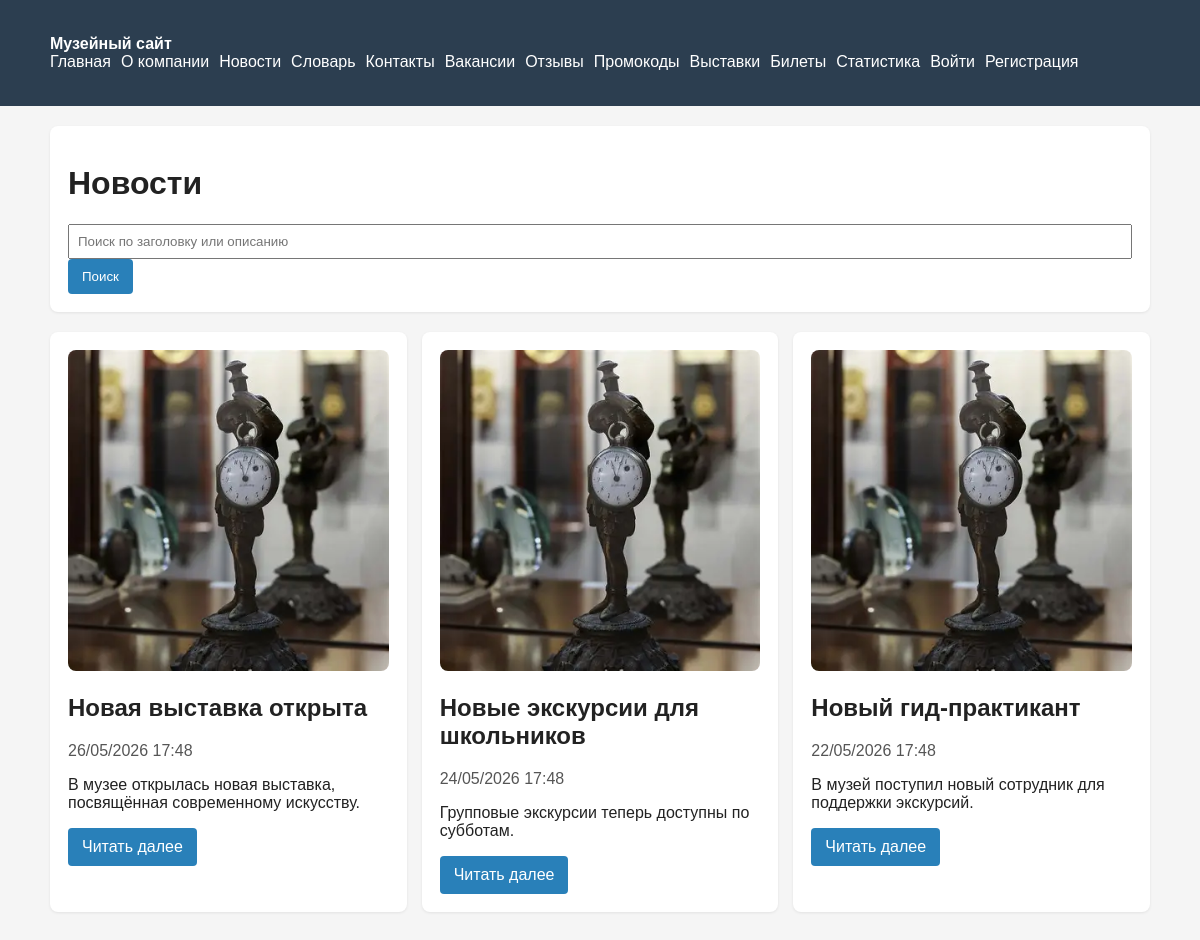
Page /news/ on the committed database.
### museum/models.py (models this page shows, shortened)
class NewsArticle(models.Model):
    title = models.CharField(max_length=200)
    slug = models.SlugField(unique=True)
    summary = models.TextField(blank=True)
    body = models.TextField(blank=True)
    image = models.FileField(upload_to="", blank=True, default="3.webp")
    published_at = models.DateTimeField()
    created_at = models.DateTimeField(auto_now_add=True)
    updated_at = models.DateTimeField(auto_now=True)

### museum/views.py (the view)
# urls.py: path("news/", news_list_view, name="news-list"),
def news_list_view(request):
    search = request.GET.get("search", "")
    qs = NewsArticle.objects.filter(published_at__lte=timezone.now()).order_by("-published_at")
    if search:
        qs = qs.filter(Q(title__icontains=search) | Q(summary__icontains=search))
    return render(request, "museum/news_list.html", {"news": qs, "search": search})

### templates/museum/news_list.html (shortened to what this page needs)
{% extends 'base.html' %}
{% block content %}
<div class="panel">
    <h1>Новости</h1>
    <form method="get">
        <input type="text" name="search" value="{{ search }}" placeholder="Поиск по заголовку или описанию">
        <button class="btn" type="submit">Поиск</button>
    </form>
</div>
<div class="grid">
    {% for article in news %}
        <div class="panel">
            {% if article.image %}
                <img src="{{ article.image.url }}" alt="{{ article.title }}">
            {% endif %}
            <h2>{{ article.title }}</h2>
            <p class="muted">{{ article.published_at|date:'d/m/Y H:i' }}</p>
            <p>{{ article.summary|default:article.body|truncatewords:20 }}</p>
            <a class="btn" href="{% url 'museum:news-detail' article.slug %}">Читать далее</a>
        </div>
    {% empty %}
        <div class="panel"><p>Новости пока не добавлены.</p></div>
    {% endfor %}
</div>
{% endblock %}

### templates/base.html (style rules this page uses)
body { font-family: Arial, sans-serif; margin: 0; background: #f5f5f5; color: #222; }
.panel { background: #fff; padding: 18px; border-radius: 8px; margin-bottom: 20px; box-shadow: 0 1px 3px rgba(0,0,0,0.08); }
.grid { display: grid; grid-template-columns: repeat(auto-fit, minmax(280px, 1fr)); gap: 15px; }
.btn { display: inline-block; padding: 10px 14px; background: #2980b9; color: #fff; text-decoration: none; border-radius: 4px; border: 0; cursor: pointer; }
input, select, textarea { width: 100%; padding: 8px; box-sizing: border-box; }
img { max-width: 100%; border-radius: 8px; }
.muted { color: #555; }

### rows in the picture
NewsArticle: image (picture), title "Новая выставка открыта", published_at "26/05/2026 17:48", summary "В музее открылась новая выставка, посвящённая современному искусству."
NewsArticle: image (picture), title "Новые экскурсии для школьников", published_at "24/05/2026 17:48", summary "Групповые экскурсии теперь доступны по субботам."
NewsArticle: image (picture), title "Новый гид-практикант", published_at "22/05/2026 17:48", summary "В музей поступил новый сотрудник для поддержки экскурсий."
